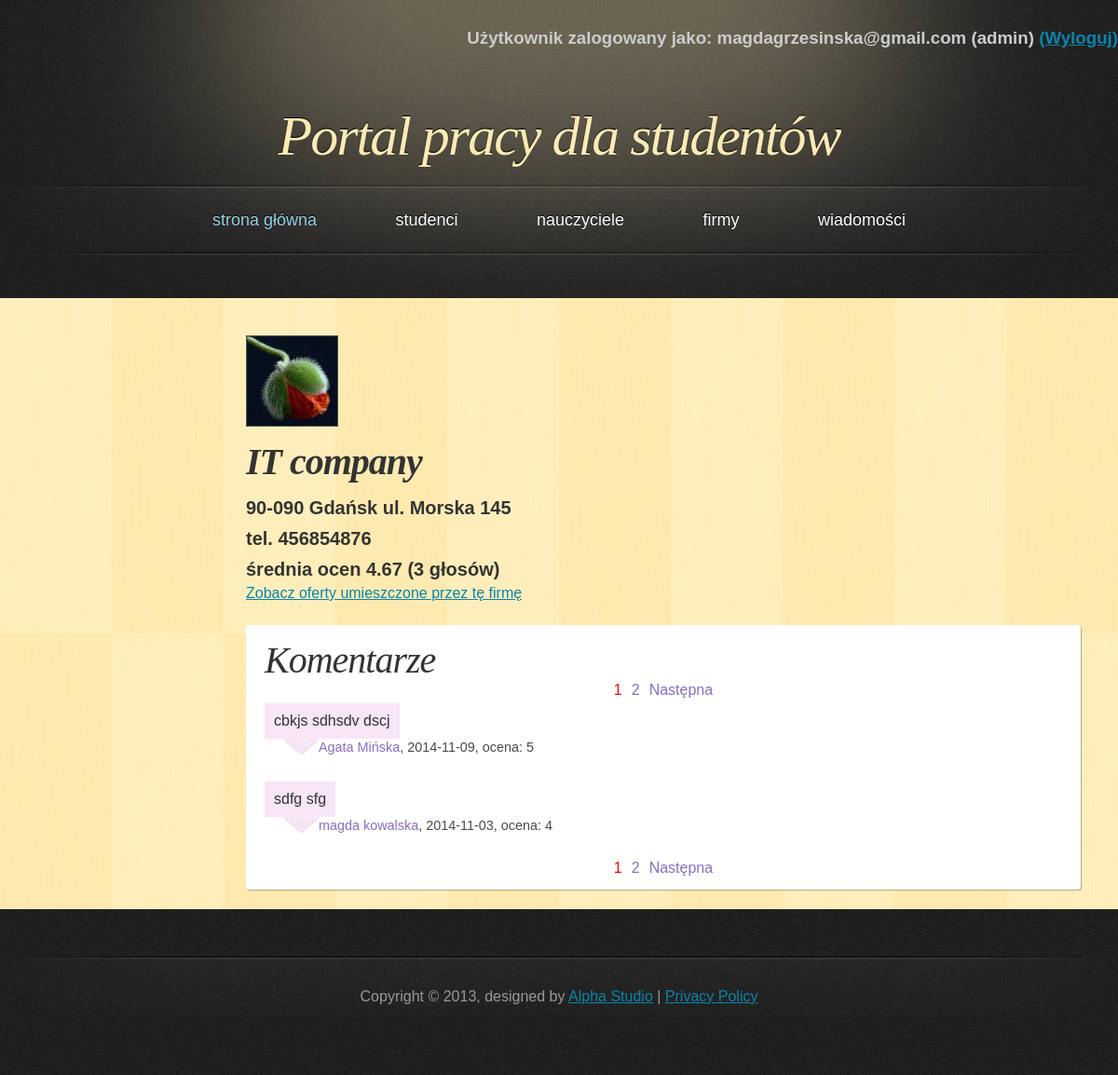
Before: /PortalPracy/php/profile_company.php?id=1 (signed in) with the older database file.
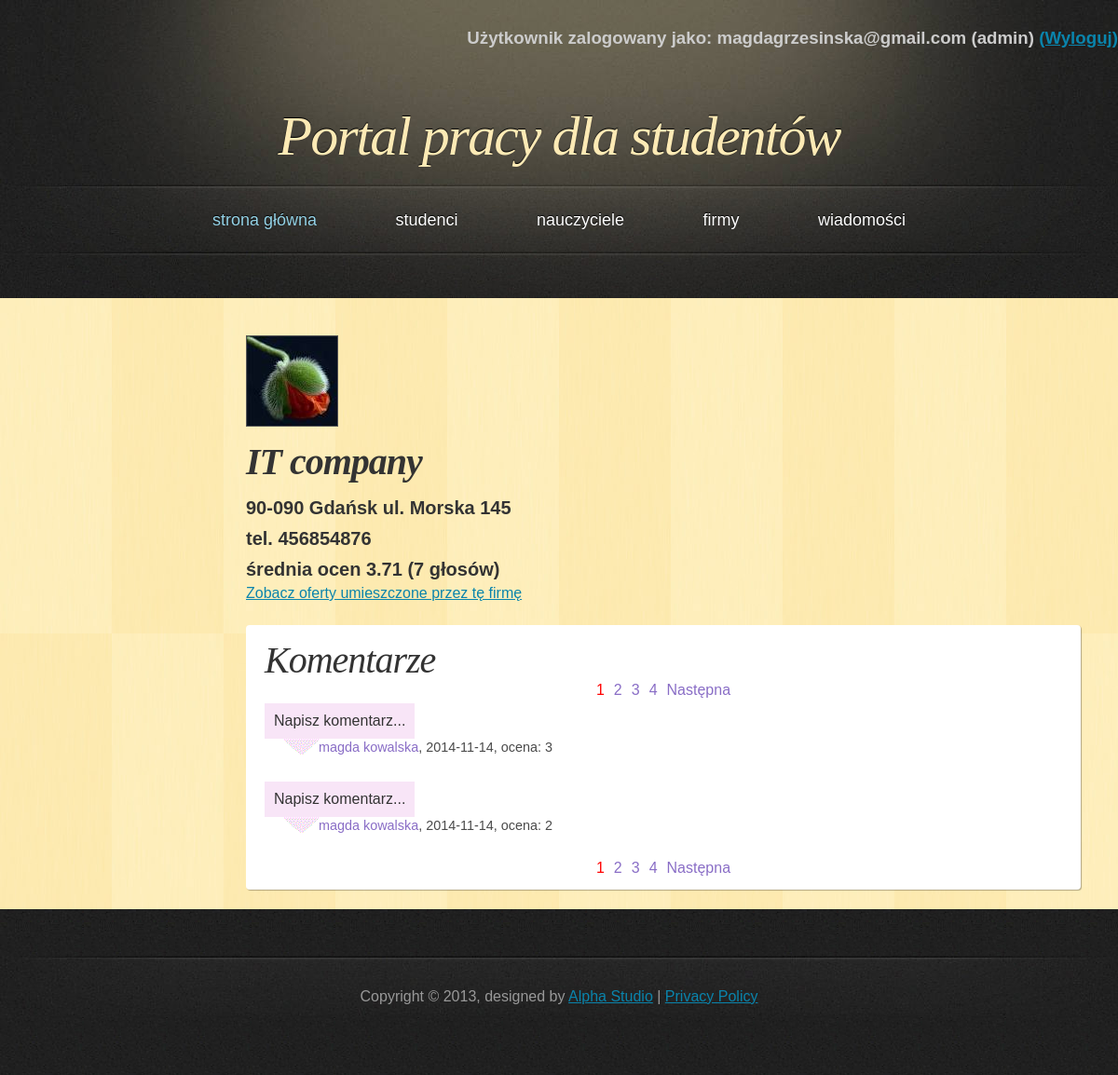
After: the same page with the newer database file.
### tables this page shows
CREATE TABLE IF NOT EXISTS `company` (
  `company_id` int(11) NOT NULL AUTO_INCREMENT,
  `name` varchar(50) NOT NULL,
  `address` varchar(50) NOT NULL,
  `telephone` varchar(11) NOT NULL,
  `e_mail` varchar(50) NOT NULL,
  `password` varchar(100) NOT NULL,
  `active` tinyint(1) NOT NULL,
  `account_create_date` date NOT NULL,
  `photoname` varchar(30) NOT NULL,
  PRIMARY KEY (`company_id`)
);

CREATE TABLE IF NOT EXISTS `comment` (
  `comment_id` int(11) NOT NULL AUTO_INCREMENT,
  `company_id` int(11) NOT NULL,
  `student_id` int(11) NOT NULL,
  `content` text NOT NULL,
  `date` date NOT NULL,
  `rate` int(11) NOT NULL,
  PRIMARY KEY (`comment_id`),
  KEY `company_id` (`company_id`,`student_id`),
  KEY `student_id` (`student_id`)
);

CREATE TABLE IF NOT EXISTS `student` (
  `student_id` int(11) NOT NULL AUTO_INCREMENT,
  `name` varchar(45) NOT NULL,
  `last_name` varchar(45) NOT NULL,
  `address` varchar(50) NOT NULL,
  `telephone` varchar(11) NOT NULL,
  `e_mail` varchar(50) NOT NULL,
  `password` varchar(100) NOT NULL,
  `education` text NOT NULL,
  `languages` text NOT NULL,
  `experience` text NOT NULL,
  `skills` text NOT NULL,
  `interest` text NOT NULL,
  `employment_form` text NOT NULL,
  `change_of_residence` tinyint(1) NOT NULL,
  `salary` float NOT NULL,
  `status` text NOT NULL,
  `account_creation_date` date NOT NULL,
  `is_admin` tinyint(1) NOT NULL DEFAULT '0',
  `photoname` varchar(30) NOT NULL,
  PRIMARY KEY (`student_id`)
);

### PortalPracy/php/classDatabase.php (called while the page is built, shortened)
<?php
class Database {
    private $db;
    function __construct() {
        $this->server = 'localhost';
        $this->user = 'root';
        $this->password = '';
        $this->basename = 'data_base';
        $this->db = new mysqli($this->server, $this->user, $this->password, $this->basename);
        if ($this->db->connect_error) {
            die('Blad polaczenia z baza danych (' . $this->db->connect_errno . ') ' . $this->db->connect_error);
        } else {
            $this->db->query("SET NAMES 'utf8'");
        }
    }
    function get_company_data($id) {
        if ($result = $this->db->query("SELECT * FROM `company` WHERE `company_id`='$id'")) {
            if ($result->num_rows == 0) {
                return false;
            } else {
                $obj = $result->fetch_object();
                $array = array();
                $array['company_id'] = $obj->company_id;
                $array['name'] = $obj->name;
                $array['address'] = $obj->address;
                $array['telephone'] = $obj->telephone;
                $array['photoname'] = $obj->photoname;
                return $array;
            }
        }
    }
    function get_company_number() {
        if ($result = $this->db->query("SELECT * FROM `company`")) {
            $all = $result->num_rows;
        }
        return $all;
    }
    function get_comments_number($company_id) {
        if ($result = $this->db->query("SELECT * FROM `comment` WHERE `company_id`=$company_id")) {
            $all_refs = $result->num_rows;
        }
        return $all_refs;
    }
    function get_comments_list($start, $onpage, $company_id) {
        if ($result = $this->db->query("SELECT * FROM `comment` c JOIN `student` s ON c.`student_id`=s.`student_id` WHERE `company_id`=$company_id ORDER BY `date` DESC, `comment_id` DESC LIMIT $start, $onpage")) {
            return $result;
        } else
            echo "niepoprawne zapytanie";
    }
}

### PortalPracy/php/profile_company.php (the view, shortened to what this page needs)
<!DOCTYPE html>
<html>
    <head>
        <link href="../css/style.css" rel="stylesheet" type="text/css" />
    </head>
    <body>
        <div id="header">
            <?php
            include_once 'classPage.php';
            $page = new Page;
            $page->dologinfo();
            ?>
            <h1><a href="index.php">Portal pracy dla studentów</a></h1>
        </div>
        <?php
        $page->domenu();
        ?>
        <div id="main">
            <div id="content">
                <?php
                if (isset($_SESSION['name'])) {
                    include_once 'classDatabase.php';
                    $db = new Database();
                    if (!isset($_GET["id"])) {
                        if ($_SESSION['usertype'] == 'firma') {
                            $id = $_SESSION['id'];
                        } else {
                            $id = -1;
                        }
                    } else {
                        $id = $_GET['id'];
                    }
                    $allstudents = $db->get_company_number();
                    if ($id > $allstudents or $id == -1) {
                        echo "<h3>niepoprawny numer firmy</h3>";
                    } else {
                        $data = $db->get_company_data($id);
                        echo "<div id='profile_description'>";
                        echo "<img src='../galery_company/" . $data['photoname'] . "' class='photo'/>";
                        echo "<h2 class='datas_list_name'>" . $data['name'] . "</h2>";
                        echo "<h3 class='datas_list'>" . $data['address'] . "</h3>";
                        echo "<h3 class='datas_list'>tel. " . $data['telephone'] . "</h3>";
                        include_once 'classComment.php';
                        $com = Comment::make_new_to_count_average($id);
                        echo "<h3 class='datas_list'>średnia ocen <span id='average'>".$com->count_average()."</span> (<span id='allvotes'>".$com->count_number_of_votes()."</span> głosów)</h3>";
                        echo "<a href='list_offer_added.php?id=".$data['company_id']."'>Zobacz oferty umieszczone przez tę firmę</a>";
                        echo "</div>";
                        echo "<div id='comments'>";
                        echo "<h2>Komentarze</h2>";
                            ?>
                            <?php
                        $onpage = 2;
                        $all = $db->get_comments_number($id);
                        $start = $page->dopaging($onpage, $all, "profile_company.php?id=$id&amp;");
                        $result = $db->get_comments_list($start, $onpage, $id);
                        echo "<div id='shown_comments'>";
                        while ($obj = $result->fetch_object()) {
                            include_once 'classComment.php';
                            $com = Comment::make_new_to_display($obj->student_id, $obj->name, $obj->last_name, $obj->date, $obj->content, $obj->rate);
                            echo $com->display();
                        }
                        $page->dopaging($onpage, $all, "profile_student.php?id=$id&amp;");
                        echo "</div>";
                        echo "</div>";
                    }
                }
                ?>
            </div>
            <div id="sidebar">
                <?php
                $page->dosidebar();
                ?>
            </div>
            <div class="clearing">&nbsp;</div>
        </div>
        <?php
        $page->dofooter();
        ?>
    </body>
</html>

### PortalPracy/php/classPage.php (shortened to what this page needs)
<?php
class Page {
    function dofooter() {
        echo '<div id="footer">
            <p>Copyright &copy; 2013, designed by <a href="http://www.alphastudio.pl/">Alpha Studio</a> | <a href="#">Privacy Policy</a></p>
        </div>';
    }
    function dologinfo() {
        if (isset($_SESSION["name"])) {
            echo "<h3 id='log_info'>Użytkownik zalogowany jako: <span>" . $_SESSION['name'] . " (" . $_SESSION['usertype'] . ")</span> ";
            echo "<a href='logout.php' >(Wyloguj)</a></h3>";
        } else {
            echo "<h3 id='log_info'> <a href='login.php'>Zaloguj się</a>, a jeśli nie masz konta <a href='register.php'>zarejestruj się</a> </h3>";
        }
    }
    function domenu() {
        echo '<div id="menu">
            <ul>
                <li class="active"><a href="index.php">Strona główna</a></li>
                <li><a href="list_student.php">Studenci</a></li>
                <li><a href="list_teacher.php">Nauczyciele</a></li>
                <li><a href="list_company.php">Firmy</a></li>
                <li><a href="messages.php">Wiadomości';
        include_once 'classDatabase.php';
        echo '</a></li>
            </ul>
        </div>';
    }
            ?>
            <?php
    function dopaging($onpage, $all, $filename) {
        $allpages = ceil($all / $onpage);
        if (!isset($_GET['page']) or $_GET['page'] > $allpages) {
            $current_page = 1;
        } else {
            $current_page = $_GET['page'];
        }
        $start = ($current_page - 1) * $onpage;
        $next = $current_page + 1;
        echo "<div id='pages'><ul>";
        for ($i = 1; $i <= $allpages; $i++) {
            if ($i == $current_page) {
                echo "<li class='current'>";
            } else {
                echo "<li>";
            }
            echo "<a href='" . $filename . "page=" . $i . "'>" . $i . "</a></li>";
        }
        if ($current_page < $allpages) {
            echo "<li><a href='" . $filename . "page=" . $next . "'>Następna</a></li>";
        }
        echo "</ul></div>";
        return $start;
    }
}

### PortalPracy/php/classComment.php (shortened to what this page needs)
<?php
include_once 'classDatabase.php';
class Comment {
    private $mysqli;
    private $student_id;
    private $student_name;
    private $student_last_name;
    private $company_id;
    private $date;
    private $content;
    private $rate;
    function __construct() {
        $this->mysqli = new Database();
    }
    public static function make_new_to_display($student_id, $student_name, $student_last_name, $date, $content, $rate) {
        $obj = new Comment();
        $obj->set_student_id($student_id);
        $obj->set_student_name($student_name);
        $obj->set_student_last_name($student_last_name);
        $obj->set_date($date);
        $obj->set_content($content);
        $obj->set_rate($rate);
        return $obj;
    }
    public static function make_new_to_count_average($company_id) {
        $obj = new Comment();
        $obj->set_company_id($company_id);
        return $obj;
    }
    function display() {
        $string = '';
        $string.= "<div class='commentbox'>";
        $string.= $this->content;
        $string.= "</div>";
        $string.= "<div class='commentfooter'>";
        $string.= "<a href='profile_student.php?id=" . $this->student_id . "'>" . $this->student_name . " " . $this->student_last_name . "</a>, ";
        $string.= $this->date;
        $string.= ", ocena: " . $this->rate;
        $string.= "</div>";
        return $string;
    }
    function count_number_of_votes() {
        return $this->mysqli->get_comments_number($this->company_id);
    }
    function count_average(){
        $all=$this->count_number_of_votes();
        if($all==0) {
            $average=0;
        } else {
            $sum=0;
            $votes=$this->mysqli->get_comments_list(0, $all, $this->company_id);
            while ($obj = $votes->fetch_object()) {
                $sum+=$obj->rate;
            }
            $average=$sum/$all;
        }
        return round($average,2);
    }
    public function set_student_id($student_id) {
        $this->student_id = $student_id;
    }
    public function set_student_name($student_name) {
        $this->student_name = $student_name;
    }
    public function set_student_last_name($student_last_name) {
        $this->student_last_name = $student_last_name;
    }
    public function set_date($date) {
        $this->date = $date;
    }
    public function set_content($content) {
        $this->content = $content;
    }
    public function set_rate($rate) {
        $this->rate = $rate;
    }
    public function set_company_id($company_id) {
        $this->company_id = $company_id;
    }
}

### PortalPracy/css/style.css (style rules this page uses)
* { margin: 0; padding: 0; }
body { font: 16px "Trebuchet MS", Arial, Helvetica, sans-serif; color: #333333; background: #202020 url('../images/bg.jpg'); }
h1, h2 { font-family: Georgia, Times, serif; font-weight: normal; font-style: italic; }
h1 { font-size: 3em; letter-spacing: -2px; }
h2 { font-size: 2.5em; letter-spacing: -1px; }
p { padding: .75em 0; line-height: 1.5em; }
a { text-decoration: underline; color: #0A84AC; }
img { border: 1px solid #555555; }
#header, #menu, #footer { margin: 0 auto; width: 1200px; }
#header { height: 197px; background: #202020 url('../images/header.jpg'); }
#header h1 { font-size: 60px; text-align: center; text-shadow: 0px -1px 1px #000000; color: #FDEAB5; padding-top: 60px; }
#header h1 a { text-decoration: none; color: #FDEAB5; }
#log_info { text-align: right; padding-top: 30px; color: #CCC; }
#menu { height: 123px; text-align: center; background: #202020 url('../images/menu.jpg'); }
#menu ul { list-style: none; padding-top: 28px; }
#menu ul li { display: inline; }
#menu ul li a { padding: 0 40px; font-size: 18px; line-height: 22px; text-transform: lowercase; text-decoration: none; text-shadow: 0px -1px 1px #000000; color: #FFFFFF; }
#menu ul li.active a, #menu ul li.active a:hover { color: #95D3E7; }
#main { width: 1120px; margin: 0 auto 50px auto; padding: 40px 40px 0 40px; background: #FEEBB2 url('../images/main.jpg'); }
#content { float: right; width: 80%; padding: 0 0 20px 0; }
#sidebar { float: left; width: 20%; padding: 0 0 20px 0; }
.clearing { clear: both; height: 1px; overflow: hidden; }
#footer { clear: both; padding: 20px 0 60px 0; color: #999999; background: url('../images/footer.jpg') no-repeat top; }
#footer p { text-align: center; }
#pages ul { list-style-type:none; float:left; position:relative; left:50%; }
#pages li { float:left; margin:0 5px; position:relative; right:50%; }
#pages li.current a { color:#F00; }
.datas_list { font-size: 20px; margin-top: 10px; margin-bottom: 5px; }
.datas_list_name { font-size: 40px; font-weight: bold; margin-top: 10px; margin-bottom: 15px; }
#references, #comments { display: block; width: 100%; background: #fff; padding: 14px 20px; -webkit-border-radius: 4px; -moz-border-radius: 4px; border-radius: 4px; -webkit-box-shadow: 1px 1px 1px rgba(0,0,0,0.3); -moz-box-shadow: 1px 1px 1px rgba(0,0,0,0.3); box-shadow: 1px 1px 1px rgba(0,0,0,0.3); box-sizing: border-box; margin-top: 25px; }
#references a, #comments a { color: #896dc6; text-decoration: none; }
.commentbox { background-color: #ececec; //width: 450px; padding: 10px; margin-top: 5px; width: max-content; }
#comments .commentbox { background-color: #F8E5F7; }
.commentfooter { background: url(../images/arrow.gif) 20px 0 no-repeat; padding-left: 58px; padding-top: 1px; margin-bottom: 2em; font-size: 90%; color: #4A4A4A; }
#comments .commentfooter { background: url(../images/arrow2.gif) 20px 0 no-repeat; }

Changed rows visible on the page:
no longer on this page (row unchanged): comment: $com->display() "cbkjs sdhsdv dscj 2014-11-09, ocena: 5", student.name "Agata", student.last_name "Mińska"
no longer on this page (row unchanged): comment: $com->display() "sdfg sfg 2014-11-03, ocena: 4", student.name "magda", student.last_name "kowalska"
added comment: $com->display() "Napisz komentarz... 2014-11-14, ocena: 3", student.name "magda", student.last_name "kowalska"
added comment: $com->display() "Napisz komentarz... 2014-11-14, ocena: 2", student.name "magda", student.last_name "kowalska"
Other visible differences:
$com->count_average(): "4.67" → "3.71"
$com->count_number_of_votes(): "3" → "7"
new list line: "1"
new list line: "2"
new list line: "3"
new list line: "4"
